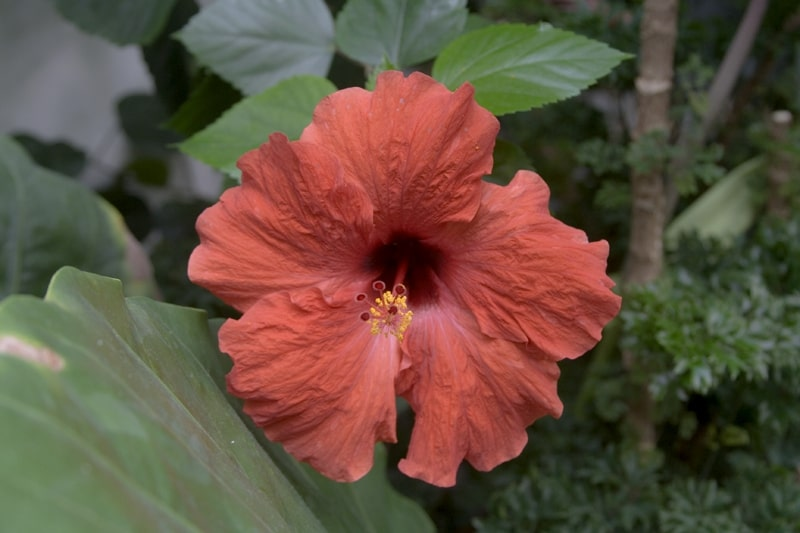
//> input picture openCV/img/CC_src.jpg, 800 x 533 px
$ ./lsd_refine -input=img/CC_src.jpg   (built with g++ and OpenCV 4)
//> lines starting //> are read from the running program, lines starting //| are printed output that depends on the picture
#include "opencv2/imgproc.hpp"
#include "opencv2/imgcodecs.hpp"
#include "opencv2/highgui.hpp"
#include <iostream>

using namespace std;
using namespace cv;

int main(int argc, char** argv)
{
    CommandLineParser parser(argc, argv,
                                 "{input   i| ./img/building.jpg | input image}"
                                 "{refine  r| false              | if true use LSD_REFINE_STD method, if false use LSD_REFINE_NONE method}"
                                 "{canny   c| false              | use Canny edge detector}"
                                 "{overlay o| false              | show result on input image}"
                                 "{help    h| false              | show help message}");

    if (parser.get<bool>("help"))
    {
        parser.printMessage();
        return 0;
    }

    parser.printMessage();

    // String filename = samples::findFile(parser.get<String>("input"));
    bool useRefine = parser.get<bool>("refine");
    bool useCanny = parser.get<bool>("canny");
    bool overlay = parser.get<bool>("overlay");

    Mat image = imread(parser.get<String>("input"), IMREAD_GRAYSCALE);
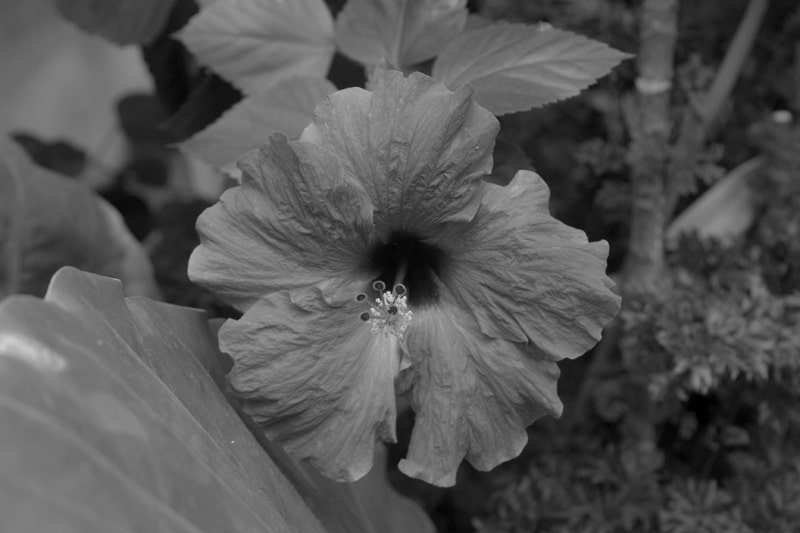
//> image: 533 rows x 800 cols, CV_8UC1; min 0, max 216, mean 84.5

    if( image.empty() )
    {
        cout << "Unable to load image" << endl;
        return 1;
    }

    imshow("Source Image", image);

    if (useCanny)
    {
        Canny(image, image, 50, 200, 3); // Apply Canny edge detector
    }

    // Create and LSD detector with standard or no refinement.
    Ptr<LineSegmentDetector> ls = useRefine ? createLineSegmentDetector(LSD_REFINE_STD) : createLineSegmentDetector(LSD_REFINE_NONE);

    double start = double(getTickCount());
    vector<Vec4f> lines_std;

    // Detect the lines
    ls->detect(image, lines_std);
//> lines_std = 848 items, first 8: [393, 297, 389, 290.9], [405.5, 308, 407.1, 286.7], [358, 85.17, 328.9, 92.17], [608.8, 254.4, 608, 240.6], [193.1, 246.5, 185.4, 271.8], [372.5, 92.19, 357.4, 86.35], [236, 319.7, 228.8, 317], [258.4, 296.2, 236.8, 320.5]

    double duration_ms = (double(getTickCount()) - start) * 1000 / getTickFrequency();
    cout << "It took " << duration_ms << " ms." << endl;

    // Show found lines
    if (!overlay || useCanny)
    {
        image = Scalar(0, 0, 0);
    }

    ls->drawSegments(image, lines_std);
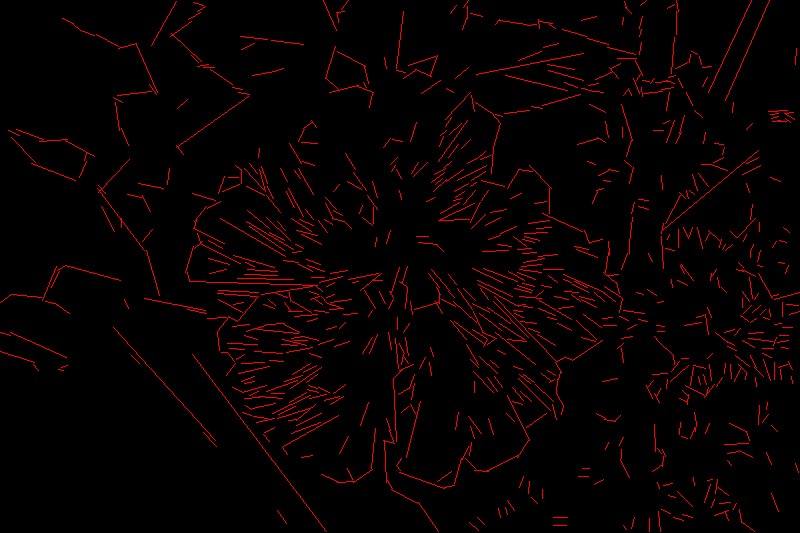
//> image: 533 rows x 800 cols, CV_8UC3; mean B, G, R 0, 0, 8.5

    String window_name = useRefine ? "Result - standard refinement" : "Result - no refinement";
    window_name += useCanny ? " - Canny edge detector used" : "";

    imshow(window_name, image);
    imwrite("LSD_Output.jpg", image);

    waitKey();

    return 0;
}

$ run again, on openCV/img/MT_dst.jpg
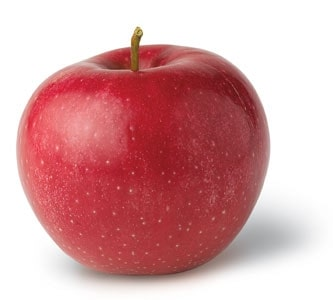
//> input picture openCV/img/MT_dst.jpg, 333 x 300 px
//> `Mat image = imread(parser.get<String>("input"), IMREAD_GRAYSCALE);`:
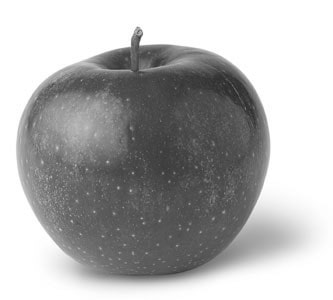
//> image: 300 rows x 333 cols, CV_8UC1; min 35, max 255, mean 177.6
//> lines_std = 47 items, first 8: [143.2, 32.58, 138.3, 43.22], [129.8, 48.38, 134.6, 26.66], [141.3, 40.82, 234.1, 59.7], [41.06, 81.67, 128.7, 45.24], [246.9, 72.31, 273.9, 155.8], [272.8, 155.3, 231.5, 251.9], [139.9, 25.88, 142.8, 33.58], [221.9, 54.34, 244.1, 78.84]
//> `ls->drawSegments(image, lines_std);`:
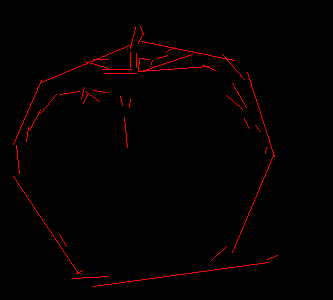
//> image: 300 rows x 333 cols, CV_8UC3; mean B, G, R 0, 0, 3.7
